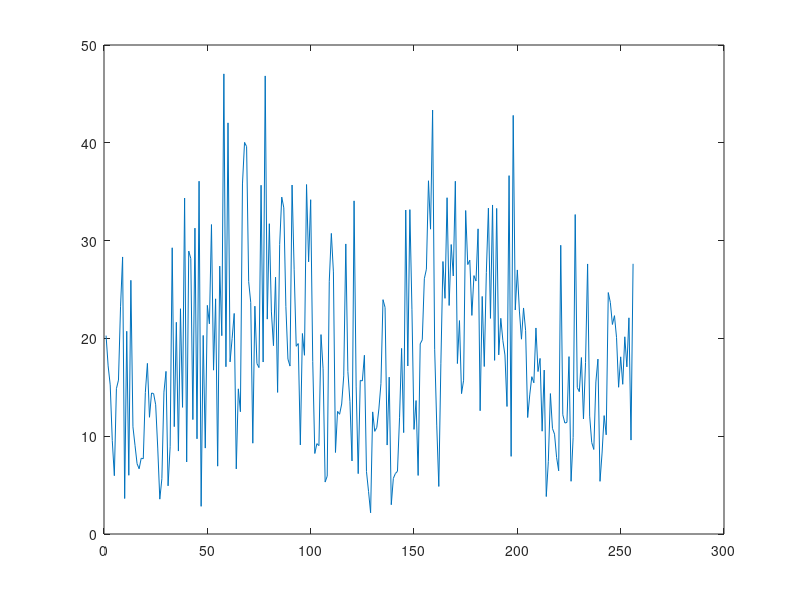
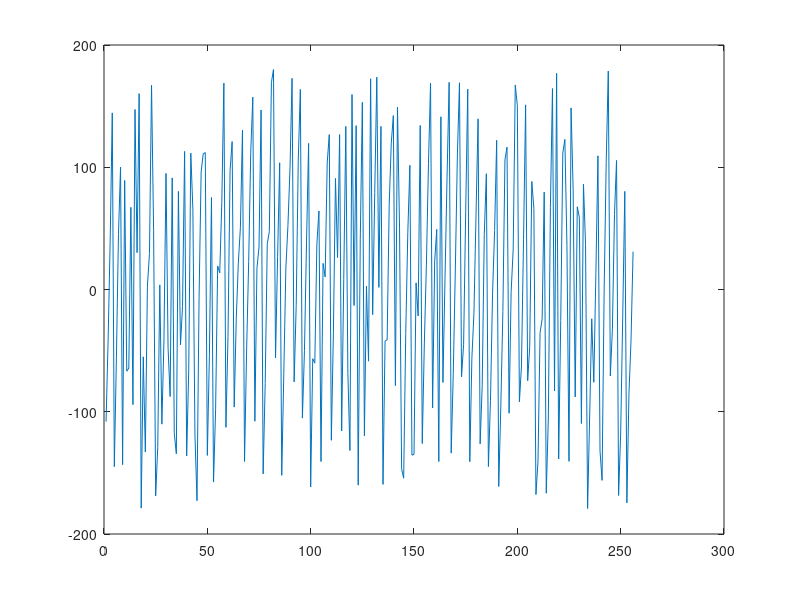
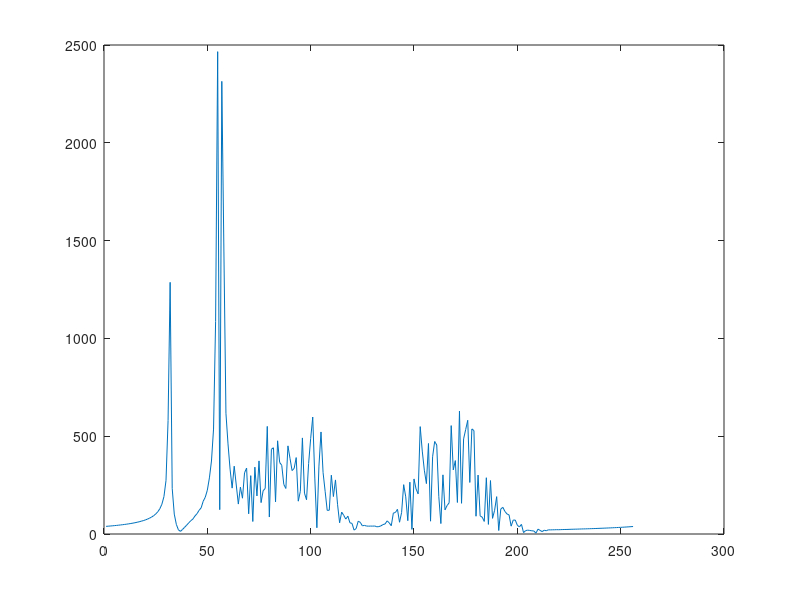

Recreate these plots in MATLAB, in order.
%% generate white noise
noisePower = 0.12;
N = 256;
u1 = sqrt(noisePower) * randn(1,N);
u2 = sqrt(noisePower) *randn(1,N);


%% generate filter
B1 = [ 1 , 1.98 , 0.98];
B2 = [ 1 , -1.98 , 0.98]; 
B3 = [ 1 , -1.8418, 0.98];
B4 = [ 1 , -1.5, 0.98];
B5 = [1, -1.2727, 0.98];
B = conv(conv(conv(conv(B1,B2),B3),B4),B5);
%% generate colored noise
v1 = filter(B,1,u1);
v2 = filter(B,1,u2);
v = v1 + 1i * v2;
%%
a1 = 12;
a2 = 12;
a3 = 6;
f1 = 0.22;
f2 = 0.21;
f3 = 0.12;
n = 0 : (N-1);
phi1 = rand(1,1)*2*pi-pi;
phi2 = rand(1,1)*2*pi-pi;
phi3 = rand(1,1)*2*pi-pi;

x1 = a1 * exp( 1i * (2 * pi * f1 * n + phi1) );
x2 = a2 * exp( 1i * (2 * pi * f2 * n + phi2) );
x3 = a3 * exp( 1i * (2 * pi * f3 * n + phi3) );
y = x1 + x2 + x3;
x = v + y;
%%
figure;plot(abs(x));
figure;plot(rad2deg(angle(x)));
%%
y = fft(x);
figure;
plot(abs(y));


